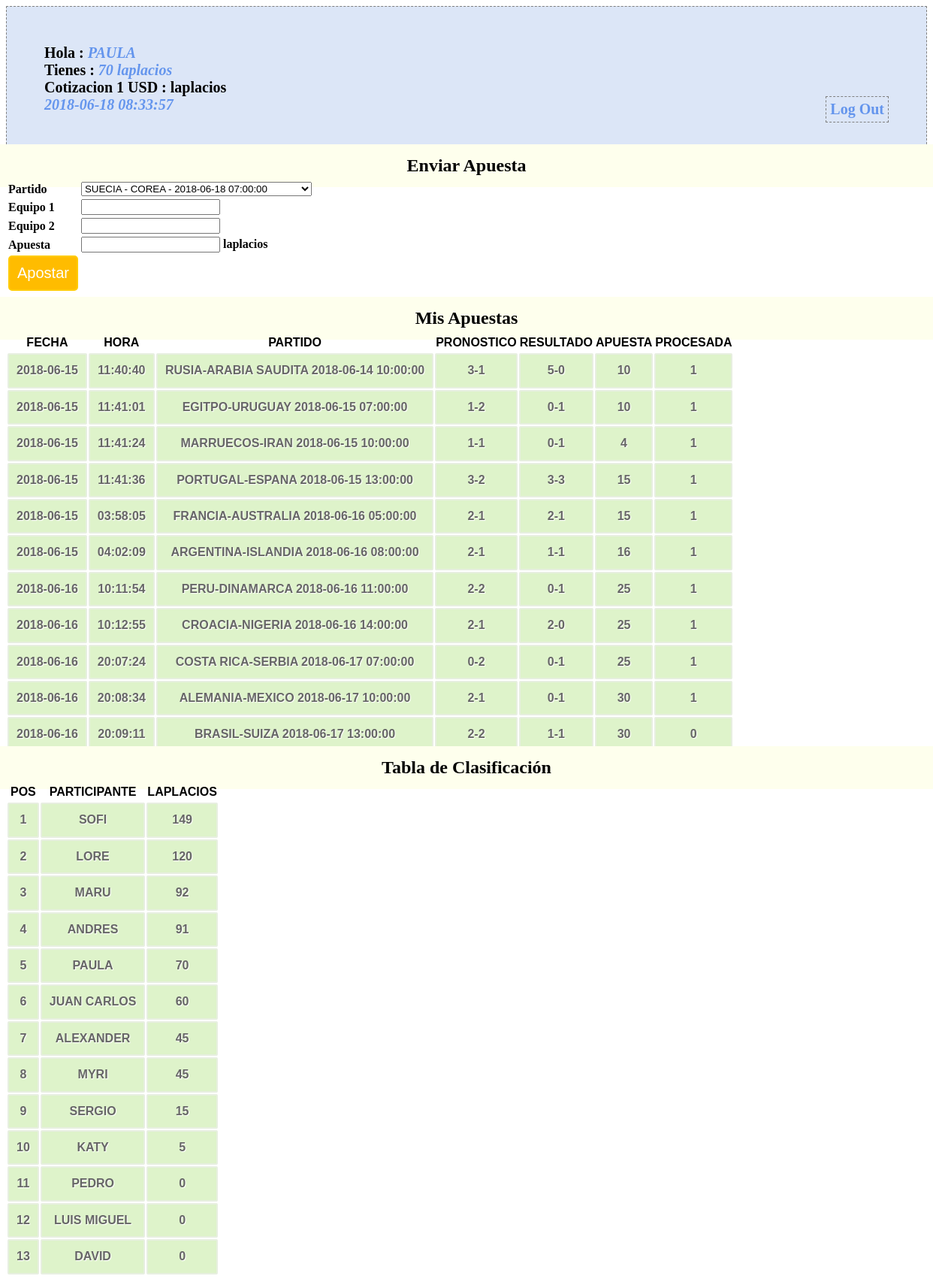
Before: /profile.php (signed in) with the older database file.
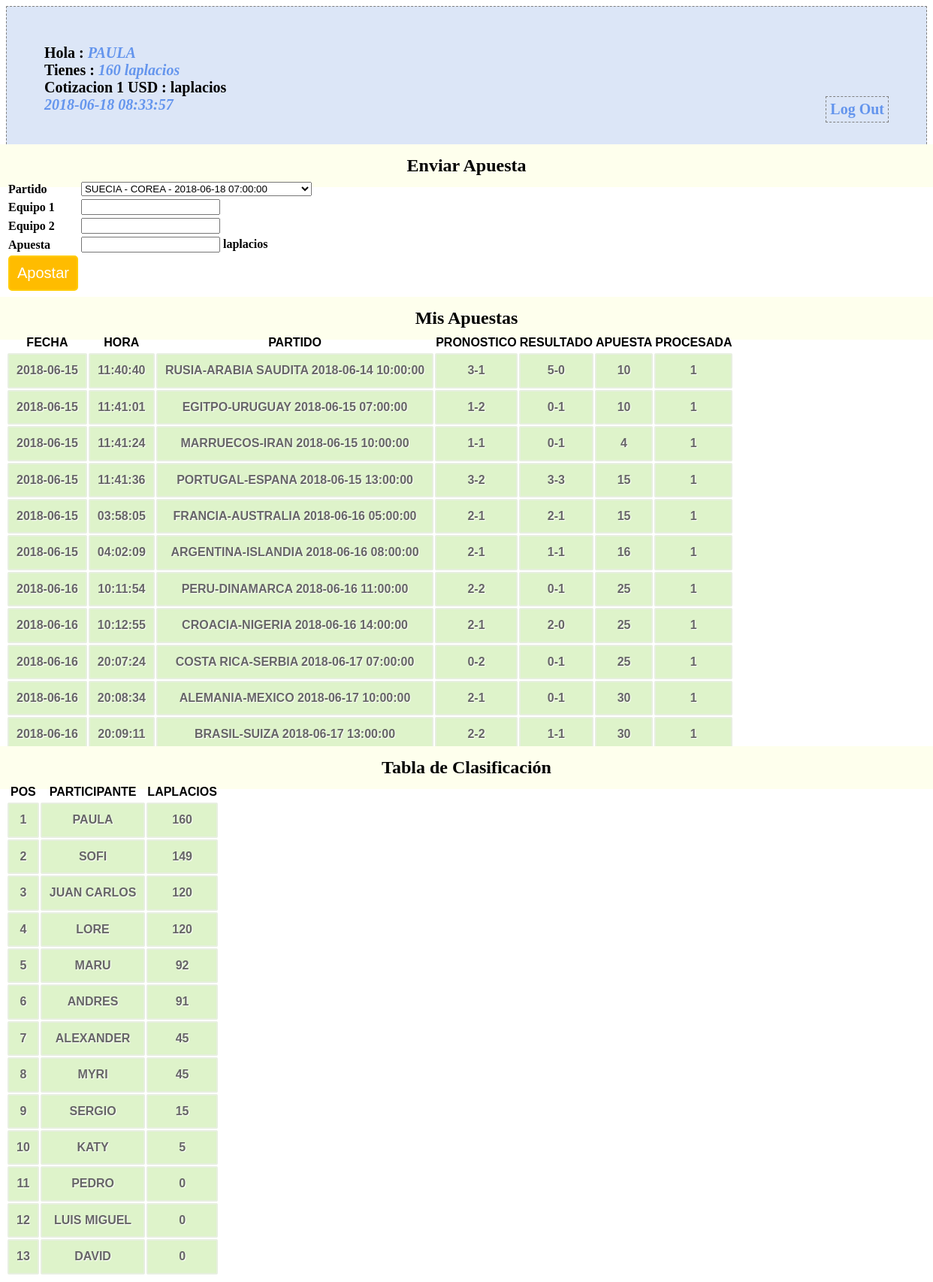
After: the same page with the newer database file.
### tables this page shows
CREATE TABLE `participantes` (
  `id_participante` bigint(20) unsigned NOT NULL AUTO_INCREMENT COMMENT 'id participante',
  `nombre` varchar(60) NOT NULL COMMENT 'nombre participante',
  `saldo` int(11) NOT NULL COMMENT 'valor del saldo',
  `passwd` varchar(10) NOT NULL,
  PRIMARY KEY (`id_participante`),
  UNIQUE KEY `id_participante` (`id_participante`)
);

CREATE TABLE `apuestas` (
  `id_apuesta` bigint(20) unsigned NOT NULL AUTO_INCREMENT,
  `id_participante` bigint(20) NOT NULL,
  `id_partido` bigint(20) NOT NULL,
  `apuesta_equipo_1` int(11) NOT NULL,
  `apuesta_equipo_2` int(11) NOT NULL,
  `apuesta_valor` int(11) NOT NULL,
  `apuesta_fecha` date NOT NULL,
  `apuesta_hora` time NOT NULL,
  `procesada` tinyint(1) DEFAULT NULL,
  PRIMARY KEY (`id_apuesta`),
  UNIQUE KEY `id_apuesta` (`id_apuesta`)
);

CREATE TABLE `partidos` (
  `id_partido` bigint(20) unsigned NOT NULL AUTO_INCREMENT,
  `equipo_1` varchar(50) NOT NULL,
  `equipo_2` varchar(50) NOT NULL,
  `fecha` date NOT NULL,
  `hora` time NOT NULL,
  `resultado_equipo_1` int(11) DEFAULT NULL,
  `resultado_equipo_2` int(11) DEFAULT NULL,
  `revisado` tinyint(1) DEFAULT NULL,
  PRIMARY KEY (`id_partido`),
  UNIQUE KEY `id_partido` (`id_partido`)
);

### conn.php (called while the page is built, shortened)
<?php
$connection = mysql_connect("localhost", "laplacios2018", "");
$user_check=$_SESSION['login_user'];
$ses_sql=mysql_query("select id_participante,nombre,saldo from participantes where nombre='$user_check'", $connection);
$row = mysql_fetch_assoc($ses_sql);
$login_session =$row['nombre'];
$login_id = $row['id_participante'];
$login_saldo = $row['saldo'];
?>

### session.php (called while the page is built, shortened)
<?php
require_once('conn.php');
$current_date = date('Y-m-d');
$current_time = date('H:i:s');
$games_query=mysql_query("SELECT DISTINCT id_partido,equipo_1,equipo_2,fecha,hora FROM partidos WHERE fecha >= '$current_date'",$connection);
$bets_query=mysql_query("select * from apuestas where id_participante='$login_id'");
$leader_query= mysql_query("select nombre,saldo from participantes order by saldo desc");
?>

### profile.php (the view, shortened to what this page needs)
<?php
include('session.php');
?>
<!DOCTYPE html>
<html>
<head>
<link href="style.css" rel="stylesheet" type="text/css">
</head>
<body>
<div id="profile">
<b id="welcome">Hola : <i><?php echo $login_session;?></i></b><br/>
<b>Tienes : <i><?php echo $login_saldo.' laplacios'; ?></i></b><br/>
<b>Cotizacion 1 USD : <i><?php echo $total_banco_prev_row[4];?></i> laplacios</b><br/>
<b><i><?php echo $current_date.' '.$current_time; ?></i>
<b id="logout"><a href="logout.php">Log Out</a></b>
</div>
<div>
  <h2>Enviar Apuesta</h2>
  <form id="form" name="form" method="post" action="">
  <table>
    <tr>
      <td>Partido</td>
      <td>
        <select name="id_partido">
          <?php
          while($game = mysql_fetch_array($games_query)) {
            $partido_name = $game[1] . " - " . $game[2] . " - " . $game[3] . " " . $game[4];
            echo '<option value="'.$game[0].'">'.$partido_name.'</option>';
          }
          echo "</select>";
          ?>
      </td>
    </tr>
    <tr>
      <td>Equipo 1</td>
      <td><input id="number" type="number" name="apuesta_equipo_1" /></td>
    </tr>
    <tr>
      <td>Equipo 2</td>
      <td><input id="number" type="number" name="apuesta_equipo_2" /></td>
    </tr>
    <tr>
      <td>Apuesta</td>
      <td><input id="number" type="number" name="apuesta_valor" /> laplacios</td>
    </tr>
    <tr>
      <td><input type="submit" name="submit" id="submit" value="Apostar" /></td>
    </tr>
  </table>
  </form>
</div>
<div class="">
  <h2>Mis Apuestas</h2>
  <table class="table1">
    <thead>
      <tr>
        <th>FECHA</th>
        <th>HORA</th>
        <th>PARTIDO</th>
        <th>PRONOSTICO</th>
        <th>RESULTADO</th>
        <th>APUESTA</th>
        <th>PROCESADA</th>
      </tr>
    </thead>
    <tbody>
    <?php
      while($bet = mysql_fetch_array($bets_query)){
        $g_query = mysql_query("select * from partidos where id_partido='$bet[2]'");
        $g_row = mysql_fetch_array($g_query);
        $match = $g_row[1].'-'.$g_row[2].' '.$g_row[3].' '.$g_row[4];
        $pron = $bet[3].'-'.$bet[4];
        $resultado = $g_row[5].'-'.$g_row[6];
        echo '<tr><td>'.$bet[6].'</td>'.'<td>'.$bet[7].'</td>'.'<td>'.$match.'</td>'.'<td>'.$pron.'</td><td>'.$resultado.'</td><td>'.$bet[5].'</td><td>'.$bet[8].'</td></tr>';
      }
    ?>
    </tbody>
  </table>
</div>
<div class="">
  <h2>Tabla de Clasificación</h2>
  <table class="table1">
    <thead>
      <tr>
        <th>POS</th>
        <th>PARTICIPANTE</th>
        <th>LAPLACIOS</th>
      </tr>
    </thead>
    <tbody>
      <?php
      $indice=1;
      while ($participant = mysql_fetch_array($leader_query)){
        echo '<tr><td>'.$indice.'</td><td>'.$participant[0].'</td><td>'.$participant[1].'</td></tr>';
        $indice = $indice+1;
      }
      ?>
    </tbody>
  </table>
</div>
</body>

### style.css (style rules this page uses)
h2 { background-color:#FEFFED; text-align:center; border-radius:10px 10px 0 0; margin:-10px -40px; padding:15px }
input[type=submit] { width:100%; background-color:#FFBC00; color:#fff; border:2px solid #FFCB00; padding:10px; font-size:20px; cursor:pointer; border-radius:5px; margin-bottom:15px }
#profile { padding:50px; border:1px dashed grey; font-size:20px; background-color:#DCE6F7 }
#logout { float:right; padding:5px; border:dashed 1px gray }
a { text-decoration:none; color:#6495ed }
i { color:#6495ed }
table.table1 { font-family: "Trebuchet MS", sans-serif; font-size: 16px; font-weight: bold; line-height: 1.4em; font-style: normal; border-collapse:separate; }
.table1 tbody td { padding:10px; text-align:center; background-color:#DEF3CA; border: 2px solid #E7EFE0; -moz-border-radius:2px; -webkit-border-radius:2px; border-radius:2px; color:#666; text-shadow:1px 1px 1px #fff; }

Changed rows visible on the page:
changed participantes "PAULA": saldo "70" → "160"; moves up the list
changed apuestas "BRASIL-SUIZA 2018-06-17 13:00:00": procesada "0" → "1"
changed participantes "JUAN CARLOS": saldo "60" → "120"; moves up the list
